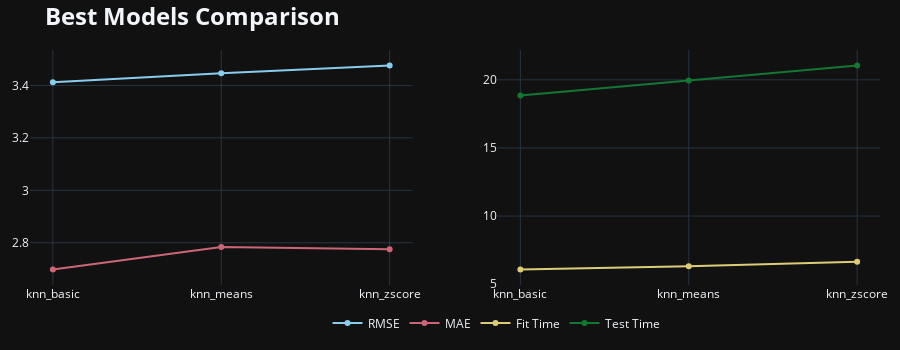

Notebook code cell kept with this figure:
### Code cell
fig = make_subplots(rows=1, cols=2)

fig.add_trace(go.Scatter(x = best_res_gr.index,
                         y = best_res_gr['test_rmse'], 
                         name = 'RMSE'),row=1,col=1)
fig.add_trace(go.Scatter(x = best_res_gr.index,
                         y = best_res_gr['test_mae'],
                         name = 'MAE'),row=1,col=1)

fig.add_trace(go.Scatter(x = best_res_gr.index,
                         y = best_res_gr['fit_time'],
                         name = 'Fit Time'),row=1,col=2)
fig.add_trace(go.Scatter(x = best_res_gr.index,
                         y = best_res_gr['test_time'],
                         name = 'Test Time'),row=1,col=2)

fig.update_layout(title = '<b>Best Models Comparison </b>',
                  title_font={'size':24},
                  template='plotly_dark',
                  height=350,
                  margin = {'l':30,'r':20,'t':50,'b':50},
                  legend_orientation='h', legend= {'x':.35,'y':-.1},
                 colorway = colors)

fig.show()

### Figure 1 — Plotly figure (JSON) as saved in the notebook; plotly's stock layout.template omitted (floating-point values rounded to 4 significant figures)
{"data": [{"name": "RMSE", "type": "scatter", "x": ["knn_basic", "knn_means", "knn_zscore"], "xaxis": "x", "y": [3.412, 3.447, 3.476], "yaxis": "y"}, {"name": "MAE", "type": "scatter", "x": ["knn_basic", "knn_means", "knn_zscore"], "xaxis": "x", "y": [2.698, 2.784, 2.775], "yaxis": "y"}, {"name": "Fit Time", "type": "scatter", "x": ["knn_basic", "knn_means", "knn_zscore"], "xaxis": "x2", "y": [6.076, 6.321, 6.651], "yaxis": "y2"}, {"name": "Test Time", "type": "scatter", "x": ["knn_basic", "knn_means", "knn_zscore"], "xaxis": "x2", "y": [18.85, 19.95, 21.05], "yaxis": "y2"}], "layout": {"colorway": ["rgb(136, 204, 238)", "rgb(204, 102, 119)", "rgb(221, 204, 119)", "rgb(17, 119, 51)", "rgb(51, 34, 136)", "rgb(170, 68, 153)", "rgb(68, 170, 153)", "rgb(153, 153, 51)", "rgb(136, 34, 85)", "rgb(102, 17, 0)", "rgb(136, 136, 136)"], "height": 350, "legend": {"orientation": "h", "x": 0.35, "y": -0.1}, "margin": {"b": 50, "l": 30, "r": 20, "t": 50}, "title": {"font": {"size": 24}, "text": "<b>Best Models Comparison </b>"}, "xaxis": {"anchor": "y", "domain": [0, 0.45]}, "xaxis2": {"anchor": "y2", "domain": [0.55, 1]}, "yaxis": {"anchor": "x", "domain": [0, 1]}, "yaxis2": {"anchor": "x2", "domain": [0, 1]}}}
